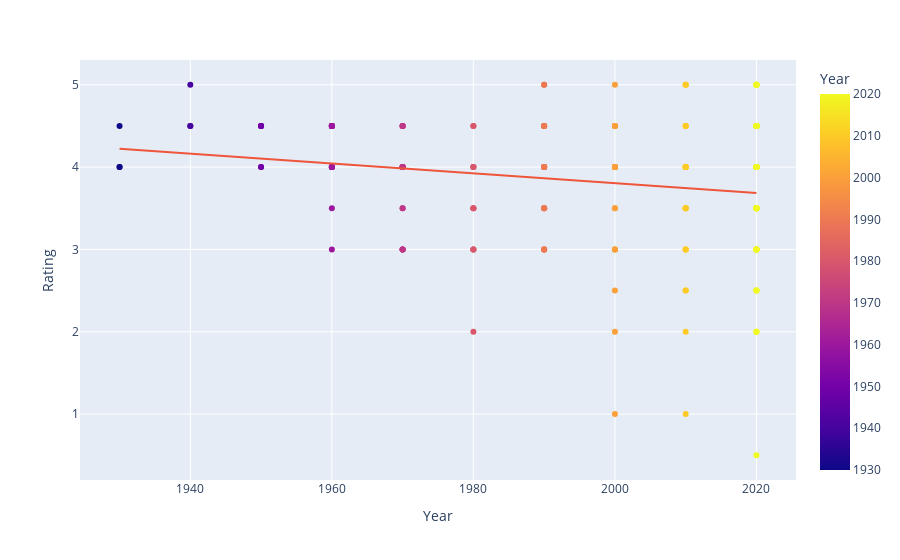

The code cell stored with this chart in its notebook:
### Code cell
px.scatter(df2, x='Year', y='Rating', color='Year',trendline='ols')

### Figure 1 — Plotly figure (JSON) as saved in the notebook; plotly's stock layout.template omitted (floating-point values rounded to 4 significant figures; data arrays with more than 128 entries replaced by an {"elided": "..."} marker saying what was removed)
{"data": [{"hovertemplate": "Year=%{marker.color}<br>Rating=%{y}<extra></extra>", "legendgroup": "", "marker": {"color": {"elided": "197 int values"}, "coloraxis": "coloraxis", "symbol": "circle"}, "mode": "markers", "name": "", "orientation": "v", "showlegend": false, "type": "scatter", "x": {"elided": "197 int values"}, "xaxis": "x", "y": {"elided": "197 float values"}, "yaxis": "y"}, {"hovertemplate": "<b>OLS trendline</b><br>Rating = -0.00597209 * Year + 15.749<br>R<sup>2</sup>=0.034590<br><br>Year=%{x}<br>Rating=%{y} <b>(trend)</b><extra></extra>", "legendgroup": "", "marker": {"symbol": "circle"}, "mode": "lines", "name": "", "showlegend": false, "type": "scatter", "x": {"elided": "197 int values"}, "xaxis": "x", "y": {"elided": "197 float values"}, "yaxis": "y"}], "layout": {"coloraxis": {"colorbar": {"title": {"text": "Year"}}, "colorscale": [[0, "#0d0887"], [0.1111, "#46039f"], [0.2222, "#7201a8"], [0.3333, "#9c179e"], [0.4444, "#bd3786"], [0.5556, "#d8576b"], [0.6667, "#ed7953"], [0.7778, "#fb9f3a"], [0.8889, "#fdca26"], [1, "#f0f921"]]}, "legend": {"tracegroupgap": 0}, "margin": {"t": 60}, "xaxis": {"anchor": "y", "domain": [0, 1], "title": {"text": "Year"}}, "yaxis": {"anchor": "x", "domain": [0, 1], "title": {"text": "Rating"}}}}
